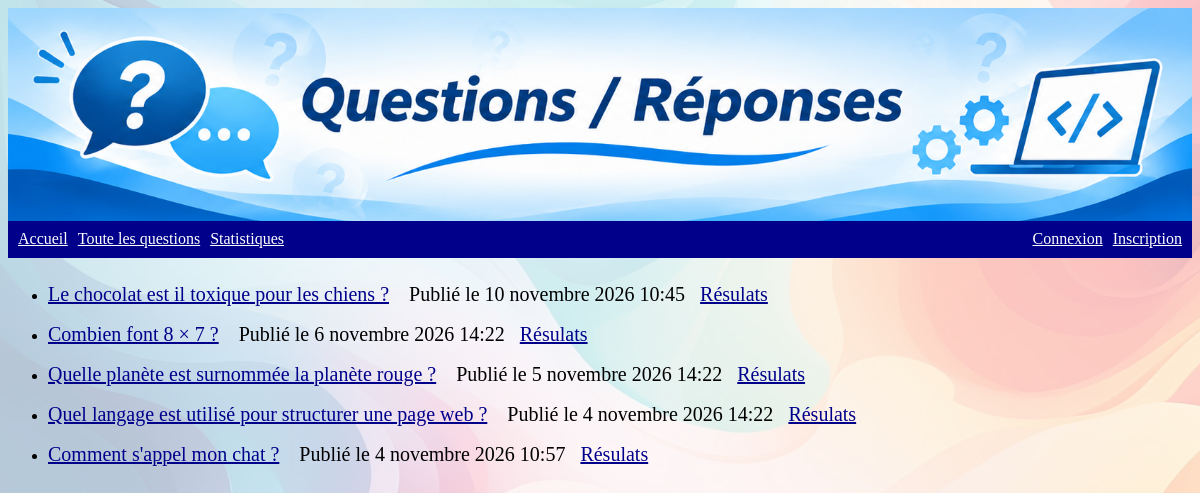
Screenshot of /polls/ with the database file from the repository.
### polls/models.py (models this page shows, shortened)
class Question(models.Model):
    question_text = models.CharField(max_length=200)
    pub_date = models.DateTimeField("date published")

### polls/views.py (the view)
# urls.py: path("", views.IndexView.as_view(), name="index"),
class IndexView(generic.ListView):
    template_name = "polls/index.html"
    context_object_name = "latest_question_list"
    def get_queryset(self):
        return Question.objects.filter(pub_date__lte=timezone.now()).order_by("-pub_date")[
            :5
        ]

### polls/templates/polls/index.html (shortened to what this page needs)
{% extends "base.html" %}
{% block main %}
{% if latest_question_list %}
    <ul>
    {% for question in latest_question_list %}
       <li><a href="{% url 'polls:detail' question.id %}">{{ question.question_text }}</a><span> Publié le {{question.pub_date}}</span><a href="{% url 'polls:results' question.id %}" class="results">Résulats</a></li>
    {% endfor %}
    </ul>
{% else %}
    <p>No polls are available.</p>
{% endif %}
{% endblock %}

### polls/static/polls/style.css (style rules this page uses)
li a { color: darkblue; }
body { background: linear-gradient( rgba(255, 255, 255, 0.7), rgba(255, 255, 255, 0.7) ), url("images/background.jpg") no-repeat center center fixed; background-size: cover; }
main li { line-height: 2; }
main a { color: darkblue; font-size: 20px; }
main p, main span { font-size: 20px; }
main span { margin-left: 15px; }
.results { margin-left: 15px; }

### rows the page displays
Question: question_text "Le chocolat est il toxique pour les chiens ?", pub_date "10 novembre 2026 10:45"
Question: question_text "Combien font 8 × 7 ?", pub_date "6 novembre 2026 14:22"
Question: question_text "Quelle planète est surnommée la planète rouge ?", pub_date "5 novembre 2026 14:22"
Question: question_text "Quel langage est utilisé pour structurer une page web ?", pub_date "4 novembre 2026 14:22"
Question: question_text "Comment s'appel mon chat ?", pub_date "4 novembre 2026 10:57"
